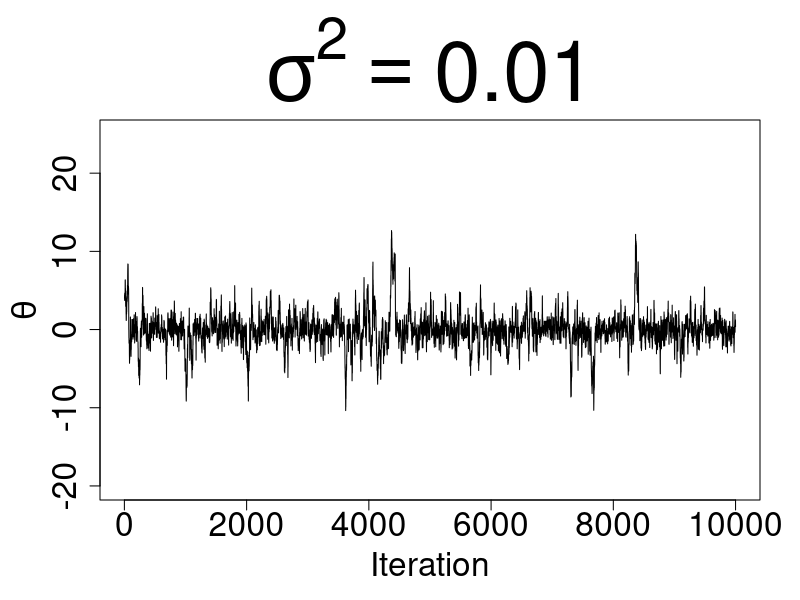
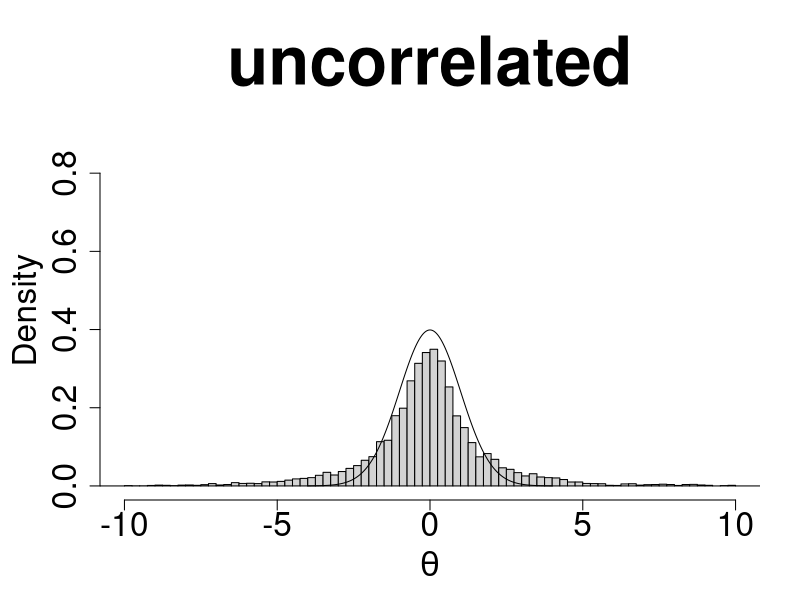
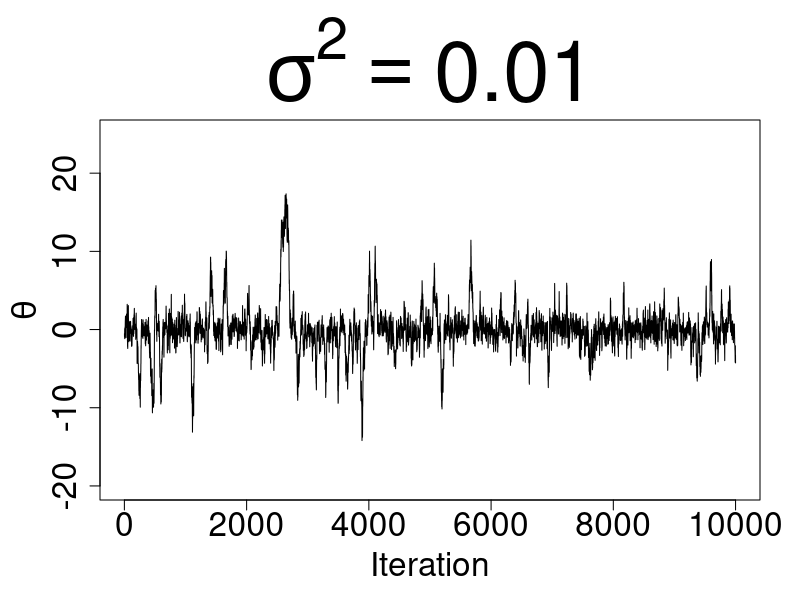
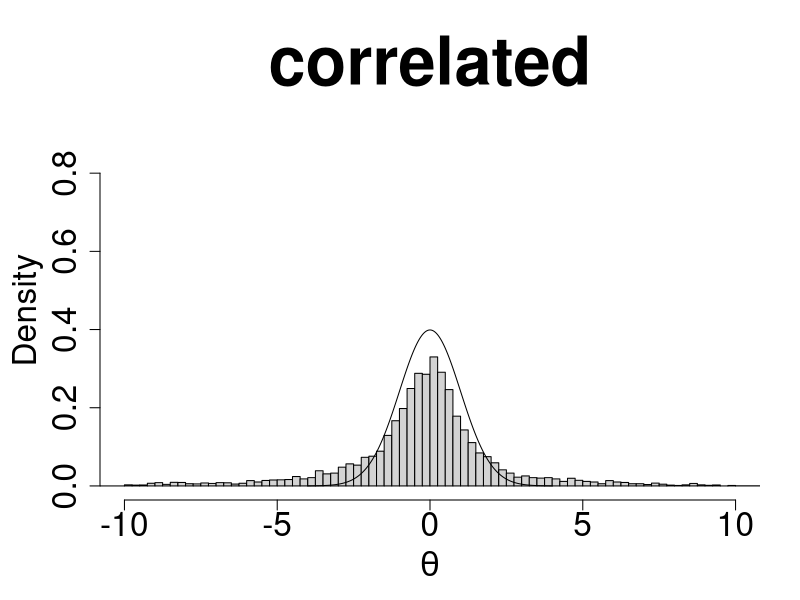
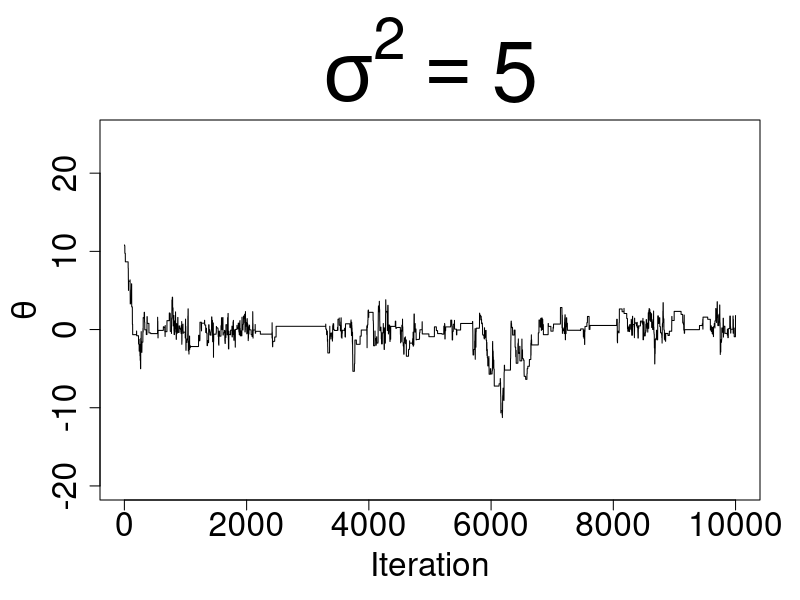
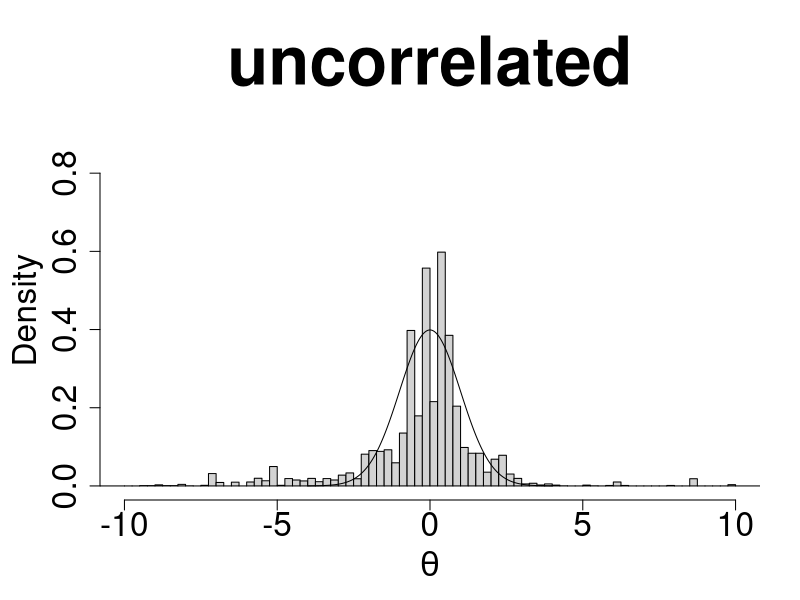
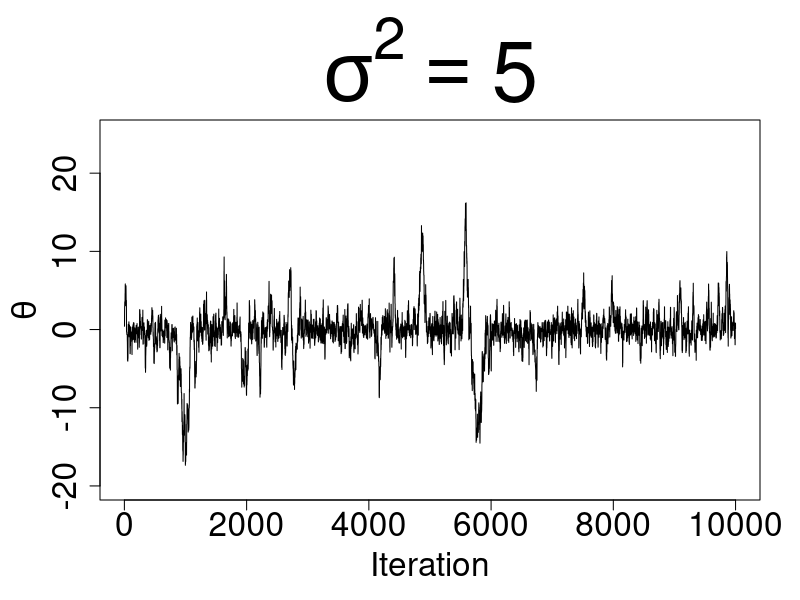
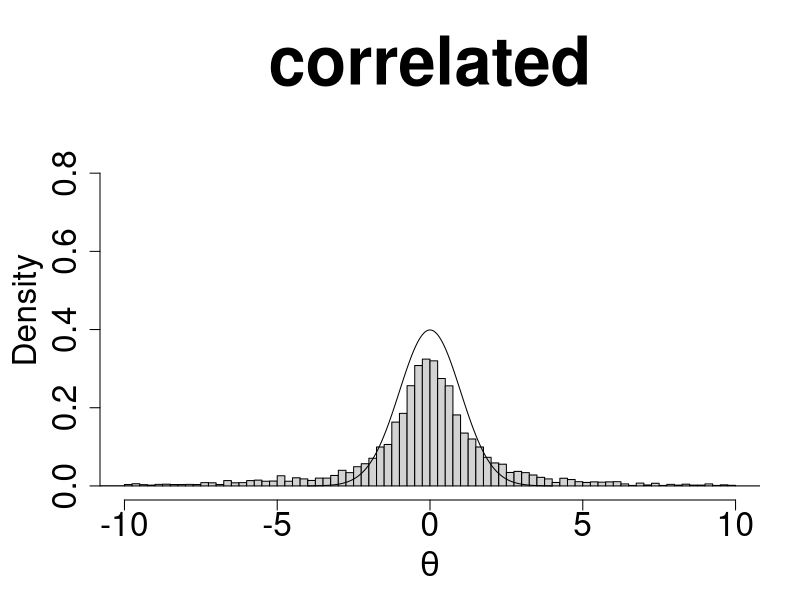

These charts were generated, in order, by the following R code: (Note: this script raises an error after producing the figures.)
#N(0,1) target
#Random walk Metroplis

mh<-function(iters=11000,v=1,sigma_sq=1) 
{
  vec=vector("numeric", iters)
  x=0
  targ_old=target(x,sigma_sq)
  vec[1]=x
  for (i in 2:iters) {
    innov=rnorm(1,0,v)
    can=x+innov
    targ_new=target(can,sigma_sq)
    aprob=targ_new/targ_old
    u=runif(1)
    if (u < aprob) { 
      x=can
      targ_old=targ_new
    }
    vec[i]=x
  }
  return(vec)
}

mh_correlated<-function(iters=11000,v=1,sigma_sq=1,rho=0.95,u0=0) 
{
  vec=vector("numeric", iters)
  x=0
  u=u0
  targ_old=correlated_target(x,sigma_sq,u)
  vec[1]=x
  for (i in 2:iters) {
    innov=rnorm(1,0,v)
    can=x+innov
    u_can = rnorm(1,rho*u,sqrt(1-rho^2))
    targ_new=correlated_target(can,sigma_sq,u_can)
    aprob=targ_new/targ_old
    w=runif(1)
    if (w < aprob) { 
      x=can
      u=u_can
      targ_old=targ_new
    }
    vec[i]=x
  }
  return(vec)
}

#Exact target density evaluation
# target<-function(x)
# {
#   return(dnorm(x))
# }

#Target density evaluation with lognormal noise
target <- function(x,sigma_sq)
{
  u = rlnorm(1,-1/(2*sigma_sq),sqrt(sigma_sq))
  #Chosen logmean = -1/(2*sigma_sq) to ensure constant expectation but keep variance parameterised
  return(dcauchy(x, location = 0, scale = 1)*u)
}

#Adjusted for correlated pmmh
correlated_target <- function(x,sigma_sq,u)
{
  out <- dcauchy(x, location = 0, scale =1)*exp(-sigma_sq/2+sqrt(sigma_sq)*u)
  return(out)
  #leaving out g(u) which is assumed to be generated from N(0,1) so cancels in ratio?
}


#Run sampler - argument is a list of the desired variances of the noise
run_sampler <- function(variances){
  #par(mfrow=c(length(variances),4))
  xlim <- c(-10,10)
  breaks <- breaks <- c(-50, -10, seq(-10, 10, by = 0.25), 10, 50)
  for (i in 1:length(variances)){
    out = mh(sigma_sq=variances[i])[1001:11000]
    plot(ts(out),main = bquote(sigma^2 == .(variances[i])), cex.lab=5,cex.axis = 5, cex.main = 5,ylim = c(-20,25), xlab = "Iteration", ylab = expression(theta))
    hist(out,breaks = breaks, xlim = xlim,freq=FALSE,main = "uncorrelated",cex.main = 4,cex.lab=2,cex.axis = 2, ylim = c(0,0.9), xlab = expression(theta))
    lines(seq(-4,4,0.001),dnorm(seq(-4,4,0.001)),type="l")
    
    out = mh_correlated(sigma_sq=variances[i])[1001:11000]
    plot(ts(out),main = bquote(sigma^2 == .(variances[i])),cex.lab=5,cex.axis = 5, cex.main = 5, ylim = c(-20,25), xlab = "Iteration", ylab = expression(theta))
    hist(out,breaks = breaks, xlim = xlim,freq=FALSE,main = "correlated",cex.main = 4,cex.lab=2,cex.axis = 2, ylim = c(0,0.9), xlab = expression(theta))
    lines(seq(-4,4,0.001),dnorm(seq(-4,4,0.001)),type="l")
  }
}
#previously cex.main = 5 and cex.lab = 3

output_dir <- "C:\\Users//HP\\OneDrive - Durham University\\Course\\Project IV\\Plots\\Toy example new"
#output_dir <- "C:\\Users\\qnkp75\\OneDrive - Durham University\\Course\\Project IV\\Plots"

#png(file=file.path(output_dir, "pmmh toy example_%d.png"), width = 1000, height = 1000) 
pdf(file=file.path(output_dir, "pmmh toy example_%d.pdf"), onefile = F,width = 6, height = 6) 
set.seed(5)
#seed 2 okay
par(mfrow = c(1,1),mar=c(5, 5, 6, 2),cex.axis = 2, cex.lab = 2, cex.main = 4 )
run_sampler(c(0.01,5,20))
dev.off()

par(mfrow=c(3,1),cex.axis=1.0,cex=1.4,mgp=c(2.1,1,0))
plot(density(mh(sigma_sq=0.01)[1001:11000],adjust=2.0),main="",xlab=expression(log~theta[1]),ylab="")
plot(density(mh(sigma_sq=0.01)[1001:11000],adjust=2.0),main="",xlab=expression(log~theta[1]),ylab="")
plot(density(mh(sigma_sq=0.01)[1001:11000],adjust=2.0),main="",xlab=expression(log~theta[1]),ylab="")
